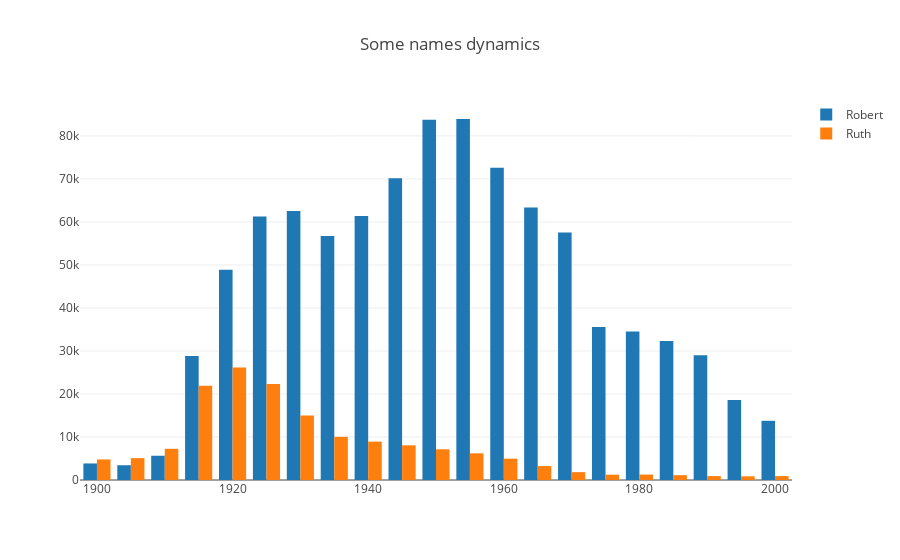

This figure's notebook cell:
### Code cell
trace0 = go.Bar(
    x=names_2.index,
    y=names_2.Robert,
    name='Robert'
)

trace1 = go.Bar(
    x=names_2.index,
    y=names_2.Ruth,
    name='Ruth'
)
  
data = [trace0, trace1]
layout = {'title': 'Some names dynamics'}

fig = go.Figure(data=data, layout=layout)

iplot(fig)

### Figure 1 — Plotly figure (JSON) as saved in the notebook; plotly's stock layout.template omitted (floating-point values rounded to 4 significant figures)
{"data": [{"name": "Robert", "type": "bar", "uid": "49128e46-759c-4664-b72f-4aaa97c589f6", "x": [1900, 1905, 1910, 1915, 1920, 1925, 1930, 1935, 1940, 1945, 1950, 1955, 1960, 1965, 1970, 1975, 1980, 1985, 1990, 1995, 2000], "y": [3845, 3431, 5638, 28854, 48881, 61247, 62574, 56755, 61402, 70135, 83762, 83937, 72631, 63378, 57530, 35579, 34534, 32328, 28983, 18627, 13761]}, {"name": "Ruth", "type": "bar", "uid": "f2c36579-0c77-4ccc-b751-4225cf16a347", "x": [1900, 1905, 1910, 1915, 1920, 1925, 1930, 1935, 1940, 1945, 1950, 1955, 1960, 1965, 1970, 1975, 1980, 1985, 1990, 1995, 2000], "y": [4781, 5088, 7247, 21924, 26156, 22325, 15010, 10041, 8921, 8063, 7138, 6200, 4961, 3242, 1828, 1235, 1262, 1125, 913, 858, 907]}], "layout": {"title": {"text": "Some names dynamics"}}}
